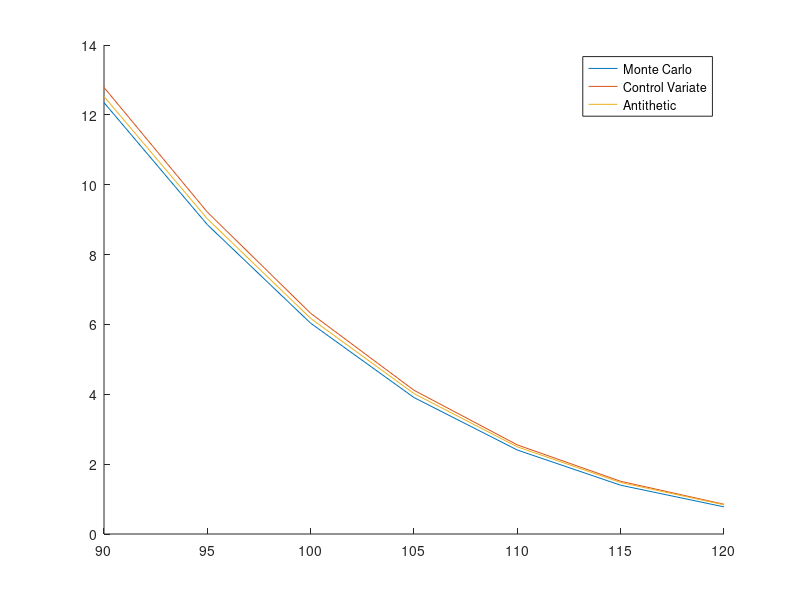

Recreate this plot in MATLAB. (Note: this script raises an error after producing the figure.)
%%
% $$\textbf{Problem\hspace{.05cm} 1:}$$
%
% $$ \frac{dS_t}{S_t} = (r-q)dt + \sigma dW_t $$
%
% 
%
% $$ Asian\hspace{.1cm} option \hspace{.1cm} payoff = \left( \frac{1}{m} \sum_{i=1}^{m} S_{t_i} - K  \right)^{+} $$
%
%
%
% $$ Auxillary\hspace{.1cm}payoff\hspace{.1cm}using\hspace{.1cm}geometric\hspace{.1cm}mean = \left(  \left( \prod_{i=1}^{m} S_{t_i} \right)^{\frac{1}{m}} - K \right)^{+} $$
%
% $$ Antithetic: \tilde{W} = - W $$
%
%%





%% Declaring variables


clear all
S0 = 100;
sigma = .2;
r = .05;
q = .02;
T = 1;
m = 4;
K = 90:5:120;
D = exp(-r*T);
t = linspace(T/m,T,m);

%% MonteCarlo

N = 100;  %% Monte Carlo sample size
L = 100;  %% number of trials

C_mc = zeros(length(K),L);
C_cv = zeros(length(K),L);
C_ant  = zeros(length(K),L);

for ctr = 1:L
    %%%% Monte Carlo Asian Call 
    W = cumsum(randn(N,m)*sqrt(T/m),2);
    S = S0*exp((r-q-.5*sigma^2)*t + sigma*W);
    M = mean(S,2);
    %M = exp(mean(log(S),2));
    [Mv,Kv] = meshgrid(M,K);
    psi_asian = D*max(Mv-Kv,0);
    
    C_mc(:,ctr) = mean(psi_asian,2);
end

%% Control Variate

for ctr = 1:L
    W = cumsum(randn(N,m)*sqrt(T/m),2);   
    S = S0*exp((r-q-.5*sigma^2)*t + sigma*W);
    M = mean(S,2);
    M_geo = geomean(S,2);
    %M = exp(mean(log(S),2));
    [Mv,Kv] = meshgrid(M,K);
    [Mv_geo,Kv_geo] = meshgrid(M_geo,K);
    psi_asian = D*max(Mv-Kv,0);
    
    for i = 1:m
        M1(i) = exp((((r-q)-.5*sigma^2)*((T*i)/m^2))+((sigma^2*T*i*i)/(2*m^3)));
        M2(i) = exp((2*((r-q)-.5*sigma^2)*((T*i)/(m^2)))+(((2*sigma^2*T)/m^3)*(i*i)));
    end

    M1_new = prod(M1);
    F=S0*M1_new;
    M2_new = prod(M2);
    sig_new = sqrt(log(M2_new/(M1_new^2))/T);
    
    psi_geo = D*max(Mv_geo-Kv_geo,0);
    Epsi_geo = blkprice(F,K,r-q,T,sig_new);
    b = (psi_asian - mean(psi_asian,2))*(psi_geo - Epsi_geo')'/N;
    b = diag(b)./diag((psi_geo-Epsi_geo')*(psi_geo-Epsi_geo')'/N);
    psi_cv = psi_asian - diag(b)*(psi_geo - Epsi_geo');

    C_cv(:,ctr) = mean(psi_cv,2);
  
end

%% Antithetic

for ctr = 1:L
    %%%% Monte Carlo Asian Call 
    W = cumsum(randn(N,m)*sqrt(T/m),2);
    S = S0*exp((r-q-.5*sigma^2)*t + sigma*W);
    M_ant_1 = mean(S,2);
    [Mv_ant_1,Kv_ant_1] = meshgrid(M_ant_1,K);
    psi_asian_ant_1 = .5*D*max(Mv_ant_1-Kv_ant_1,0);
    
    S1 = S0*exp((r-q-.5*sigma^2)*t - sigma*W);
    M_ant_2 = mean(S1,2);
    [Mv_ant_2,Kv_ant_2] = meshgrid(M_ant_2,K);
    psi_asian_ant_2 = .5*D*max(Mv_ant_2-Kv_ant_2,0);


    C_ant(:,ctr) = mean((psi_asian_ant_1+psi_asian_ant_2),2);

end

err = [std(C_mc,[],2),std(C_cv,[],2),std(C_ant,[],2)];
avg = [mean(C_mc,2),mean(C_cv,2), mean(C_ant,2)];

hold on;
plot(K,avg);
legend('Monte Carlo','Control Variate', 'Antithetic');
hold off;


table = table(K', err(:,1), err(:,2), err(:,3),'VariableNames',{'strike', 'MC', 'Ctrl Var', 'Antithetic' });
disp(table);


%% Reduction in Variance 
% There is a significant correlation between our arithmetic and geometric 
% means, which results in a considerable reduction in variance. 
% Specifically, the reduction is equal to (1-rho^2) in control variates. In
% contrast, using antithetic variables reduces variance by 1/N, 
% resulting in a variance reduction of 0.01. While using the arithmetic and
% geometric means leads to a larger variance reduction due to high 
% correlation, the random variables used in both sections are different, so
% we may not observe the exact theoretical variance reductions.

